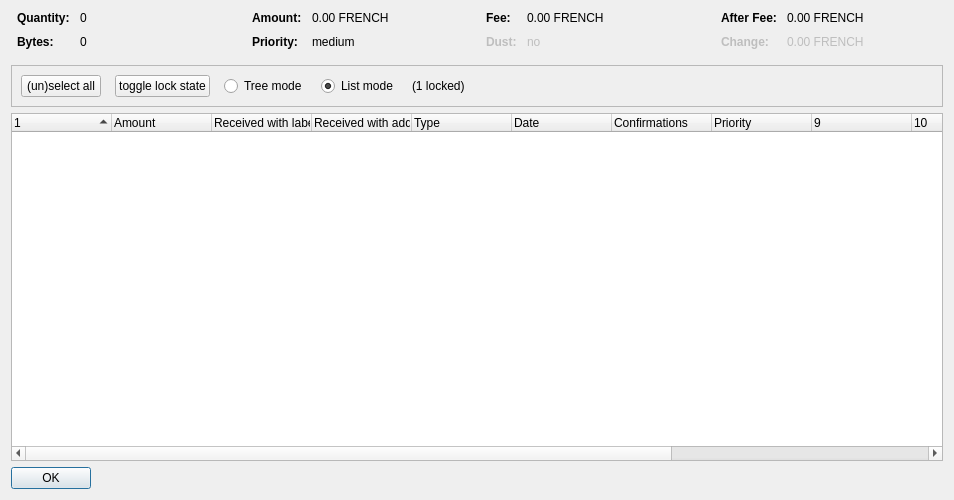
<?xml version="1.0" encoding="UTF-8"?>
<ui version="4.0">
 <class>CoinControlDialog</class>
 <widget class="QDialog" name="CoinControlDialog">
  <property name="geometry">
   <rect>
    <x>0</x>
    <y>0</y>
    <width>954</width>
    <height>500</height>
   </rect>
  </property>
  <property name="windowTitle">
   <string>Coin Selection</string>
  </property>
  <layout class="QVBoxLayout" name="verticalLayout">
   <item>
    <layout class="QHBoxLayout" name="horizontalLayoutTop" stretch="0,0,0,0">
     <property name="topMargin">
      <number>0</number>
     </property>
     <property name="bottomMargin">
      <number>10</number>
     </property>
     <item>
      <layout class="QFormLayout" name="formLayoutCoinControl1">
       <property name="horizontalSpacing">
        <number>10</number>
       </property>
       <property name="verticalSpacing">
        <number>10</number>
       </property>
       <property name="leftMargin">
        <number>6</number>
       </property>
       <property name="rightMargin">
        <number>6</number>
       </property>
       <item row="0" column="0">
        <widget class="QLabel" name="labelCoinControlQuantityText">
         <property name="font">
          <font>
           <weight>75</weight>
           <bold>true</bold>
          </font>
         </property>
         <property name="text">
          <string>Quantity:</string>
         </property>
        </widget>
       </item>
       <item row="0" column="1">
        <widget class="QLabel" name="labelCoinControlQuantity">
         <property name="cursor">
          <cursorShape>IBeamCursor</cursorShape>
         </property>
         <property name="contextMenuPolicy">
          <enum>Qt::ActionsContextMenu</enum>
         </property>
         <property name="text">
          <string notr="true">0</string>
         </property>
         <property name="textInteractionFlags">
          <set>Qt::LinksAccessibleByMouse|Qt::TextSelectableByKeyboard|Qt::TextSelectableByMouse</set>
         </property>
        </widget>
       </item>
       <item row="1" column="0">
        <widget class="QLabel" name="labelCoinControlBytesText">
         <property name="font">
          <font>
           <weight>75</weight>
           <bold>true</bold>
          </font>
         </property>
         <property name="text">
          <string>Bytes:</string>
         </property>
        </widget>
       </item>
       <item row="1" column="1">
        <widget class="QLabel" name="labelCoinControlBytes">
         <property name="cursor">
          <cursorShape>IBeamCursor</cursorShape>
         </property>
         <property name="contextMenuPolicy">
          <enum>Qt::ActionsContextMenu</enum>
         </property>
         <property name="text">
          <string notr="true">0</string>
         </property>
         <property name="textInteractionFlags">
          <set>Qt::LinksAccessibleByMouse|Qt::TextSelectableByKeyboard|Qt::TextSelectableByMouse</set>
         </property>
        </widget>
       </item>
      </layout>
     </item>
     <item>
      <layout class="QFormLayout" name="formLayoutCoinControl2">
       <property name="horizontalSpacing">
        <number>10</number>
       </property>
       <property name="verticalSpacing">
        <number>10</number>
       </property>
       <property name="leftMargin">
        <number>6</number>
       </property>
       <property name="rightMargin">
        <number>6</number>
       </property>
       <item row="0" column="0">
        <widget class="QLabel" name="labelCoinControlAmountText">
         <property name="font">
          <font>
           <weight>75</weight>
           <bold>true</bold>
          </font>
         </property>
         <property name="text">
          <string>Amount:</string>
         </property>
        </widget>
       </item>
       <item row="0" column="1">
        <widget class="QLabel" name="labelCoinControlAmount">
         <property name="cursor">
          <cursorShape>IBeamCursor</cursorShape>
         </property>
         <property name="contextMenuPolicy">
          <enum>Qt::ActionsContextMenu</enum>
         </property>
         <property name="text">
          <string notr="true">0.00 FRENCH</string>
         </property>
         <property name="textInteractionFlags">
          <set>Qt::LinksAccessibleByMouse|Qt::TextSelectableByKeyboard|Qt::TextSelectableByMouse</set>
         </property>
        </widget>
       </item>
       <item row="1" column="0">
        <widget class="QLabel" name="labelCoinControlPriorityText">
         <property name="font">
          <font>
           <weight>75</weight>
           <bold>true</bold>
          </font>
         </property>
         <property name="text">
          <string>Priority:</string>
         </property>
        </widget>
       </item>
       <item row="1" column="1">
        <widget class="QLabel" name="labelCoinControlPriority">
         <property name="cursor">
          <cursorShape>IBeamCursor</cursorShape>
         </property>
         <property name="contextMenuPolicy">
          <enum>Qt::ActionsContextMenu</enum>
         </property>
         <property name="text">
          <string>medium</string>
         </property>
         <property name="textInteractionFlags">
          <set>Qt::LinksAccessibleByMouse|Qt::TextSelectableByKeyboard|Qt::TextSelectableByMouse</set>
         </property>
        </widget>
       </item>
      </layout>
     </item>
     <item>
      <layout class="QFormLayout" name="formLayoutCoinControl3">
       <property name="horizontalSpacing">
        <number>10</number>
       </property>
       <property name="verticalSpacing">
        <number>10</number>
       </property>
       <property name="leftMargin">
        <number>6</number>
       </property>
       <property name="rightMargin">
        <number>6</number>
       </property>
       <item row="0" column="0">
        <widget class="QLabel" name="labelCoinControlFeeText">
         <property name="font">
          <font>
           <weight>75</weight>
           <bold>true</bold>
          </font>
         </property>
         <property name="text">
          <string>Fee:</string>
         </property>
        </widget>
       </item>
       <item row="0" column="1">
        <widget class="QLabel" name="labelCoinControlFee">
         <property name="cursor">
          <cursorShape>IBeamCursor</cursorShape>
         </property>
         <property name="contextMenuPolicy">
          <enum>Qt::ActionsContextMenu</enum>
         </property>
         <property name="text">
          <string notr="true">0.00 FRENCH</string>
         </property>
         <property name="textInteractionFlags">
          <set>Qt::LinksAccessibleByMouse|Qt::TextSelectableByKeyboard|Qt::TextSelectableByMouse</set>
         </property>
        </widget>
       </item>
       <item row="1" column="0">
        <widget class="QLabel" name="labelCoinControlLowOutputText">
         <property name="enabled">
          <bool>false</bool>
         </property>
         <property name="font">
          <font>
           <weight>75</weight>
           <bold>true</bold>
          </font>
         </property>
         <property name="text">
          <string>Dust:</string>
         </property>
        </widget>
       </item>
       <item row="1" column="1">
        <widget class="QLabel" name="labelCoinControlLowOutput">
         <property name="enabled">
          <bool>false</bool>
         </property>
         <property name="cursor">
          <cursorShape>IBeamCursor</cursorShape>
         </property>
         <property name="contextMenuPolicy">
          <enum>Qt::ActionsContextMenu</enum>
         </property>
         <property name="text">
          <string>no</string>
         </property>
         <property name="textInteractionFlags">
          <set>Qt::LinksAccessibleByMouse|Qt::TextSelectableByKeyboard|Qt::TextSelectableByMouse</set>
         </property>
        </widget>
       </item>
      </layout>
     </item>
     <item>
      <layout class="QFormLayout" name="formLayoutCoinControl4">
       <property name="horizontalSpacing">
        <number>10</number>
       </property>
       <property name="verticalSpacing">
        <number>10</number>
       </property>
       <property name="leftMargin">
        <number>6</number>
       </property>
       <property name="rightMargin">
        <number>6</number>
       </property>
       <item row="0" column="0">
        <widget class="QLabel" name="labelCoinControlAfterFeeText">
         <property name="font">
          <font>
           <weight>75</weight>
           <bold>true</bold>
          </font>
         </property>
         <property name="text">
          <string>After Fee:</string>
         </property>
        </widget>
       </item>
       <item row="0" column="1">
        <widget class="QLabel" name="labelCoinControlAfterFee">
         <property name="cursor">
          <cursorShape>IBeamCursor</cursorShape>
         </property>
         <property name="contextMenuPolicy">
          <enum>Qt::ActionsContextMenu</enum>
         </property>
         <property name="text">
          <string notr="true">0.00 FRENCH</string>
         </property>
         <property name="textInteractionFlags">
          <set>Qt::LinksAccessibleByMouse|Qt::TextSelectableByKeyboard|Qt::TextSelectableByMouse</set>
         </property>
        </widget>
       </item>
       <item row="1" column="0">
        <widget class="QLabel" name="labelCoinControlChangeText">
         <property name="enabled">
          <bool>false</bool>
         </property>
         <property name="font">
          <font>
           <weight>75</weight>
           <bold>true</bold>
          </font>
         </property>
         <property name="text">
          <string>Change:</string>
         </property>
        </widget>
       </item>
       <item row="1" column="1">
        <widget class="QLabel" name="labelCoinControlChange">
         <property name="enabled">
          <bool>false</bool>
         </property>
         <property name="cursor">
          <cursorShape>IBeamCursor</cursorShape>
         </property>
         <property name="contextMenuPolicy">
          <enum>Qt::ActionsContextMenu</enum>
         </property>
         <property name="text">
          <string notr="true">0.00 FRENCH</string>
         </property>
         <property name="textInteractionFlags">
          <set>Qt::LinksAccessibleByMouse|Qt::TextSelectableByKeyboard|Qt::TextSelectableByMouse</set>
         </property>
        </widget>
       </item>
      </layout>
     </item>
    </layout>
   </item>
   <item>
    <widget class="QFrame" name="frame">
     <property name="minimumSize">
      <size>
       <width>0</width>
       <height>40</height>
      </size>
     </property>
     <property name="frameShape">
      <enum>QFrame::StyledPanel</enum>
     </property>
     <property name="frameShadow">
      <enum>QFrame::Sunken</enum>
     </property>
     <layout class="QHBoxLayout" name="horizontalLayout">
      <item>
       <layout class="QHBoxLayout" name="horizontalLayoutPanel" stretch="0,0,0,0,0,0">
        <property name="spacing">
         <number>14</number>
        </property>
        <item>
         <widget class="QPushButton" name="pushButtonSelectAll">
          <property name="sizePolicy">
           <sizepolicy hsizetype="Maximum" vsizetype="Fixed">
            <horstretch>0</horstretch>
            <verstretch>0</verstretch>
           </sizepolicy>
          </property>
          <property name="text">
           <string>(un)select all</string>
          </property>
          <property name="autoDefault">
           <bool>false</bool>
          </property>
         </widget>
        </item>
        <item>
         <widget class="QPushButton" name="pushButtonToggleLock">
          <property name="sizePolicy">
           <sizepolicy hsizetype="Maximum" vsizetype="Fixed">
            <horstretch>0</horstretch>
            <verstretch>0</verstretch>
           </sizepolicy>
          </property>
          <property name="text">
           <string>toggle lock state</string>
          </property>
          <property name="autoDefault">
           <bool>false</bool>
          </property>
         </widget>
        </item>
        <item>
         <widget class="QRadioButton" name="radioTreeMode">
          <property name="sizePolicy">
           <sizepolicy hsizetype="Maximum" vsizetype="Fixed">
            <horstretch>0</horstretch>
            <verstretch>0</verstretch>
           </sizepolicy>
          </property>
          <property name="text">
           <string>Tree mode</string>
          </property>
         </widget>
        </item>
        <item>
         <widget class="QRadioButton" name="radioListMode">
          <property name="sizePolicy">
           <sizepolicy hsizetype="Maximum" vsizetype="Fixed">
            <horstretch>0</horstretch>
            <verstretch>0</verstretch>
           </sizepolicy>
          </property>
          <property name="text">
           <string>List mode</string>
          </property>
          <property name="checked">
           <bool>true</bool>
          </property>
         </widget>
        </item>
        <item>
         <widget class="QLabel" name="labelLocked">
          <property name="text">
           <string>(1 locked)</string>
          </property>
         </widget>
        </item>
        <item>
         <spacer name="horizontalSpacer">
          <property name="orientation">
           <enum>Qt::Horizontal</enum>
          </property>
          <property name="sizeHint" stdset="0">
           <size>
            <width>40</width>
            <height>20</height>
           </size>
          </property>
         </spacer>
        </item>
       </layout>
      </item>
     </layout>
    </widget>
   </item>
   <item>
    <widget class="CoinControlTreeWidget" name="treeWidget">
     <property name="contextMenuPolicy">
      <enum>Qt::CustomContextMenu</enum>
     </property>
     <property name="sortingEnabled">
      <bool>false</bool>
     </property>
     <property name="columnCount">
      <number>13</number>
     </property>
     <attribute name="headerShowSortIndicator" stdset="0">
      <bool>true</bool>
     </attribute>
     <attribute name="headerStretchLastSection">
      <bool>false</bool>
     </attribute>
     <column>
      <property name="text">
       <string/>
      </property>
     </column>
     <column>
      <property name="text">
       <string>Amount</string>
      </property>
     </column>
     <column>
      <property name="text">
       <string>Received with label</string>
      </property>
     </column>
     <column>
      <property name="text">
       <string>Received with address</string>
      </property>
     </column>
     <column>
      <property name="text">
	<string>Type</string>
      </property>
     </column>
     <column>
      <property name="text">	 
       <string>Date</string>
      </property>
     </column>
     <column>
      <property name="text">
       <string>Confirmations</string>
      </property>
      <property name="toolTip">
       <string>Confirmed</string>
      </property>
     </column>
     <column>
      <property name="text">
       <string>Priority</string>
      </property>
     </column>
     <column>
      <property name="text">
       <string/>
      </property>
     </column>
     <column>
      <property name="text">
       <string/>
      </property>
     </column>
     <column>
      <property name="text">
       <string/>
      </property>
     </column>
     <column>
      <property name="text">
       <string/>
      </property>
     </column>
     <column>
      <property name="text">
       <string/>
      </property>
     </column>
    </widget>
   </item>
   <item>
    <widget class="QDialogButtonBox" name="buttonBox">
     <property name="sizePolicy">
      <sizepolicy hsizetype="Maximum" vsizetype="Fixed">
       <horstretch>0</horstretch>
       <verstretch>0</verstretch>
      </sizepolicy>
     </property>
     <property name="orientation">
      <enum>Qt::Horizontal</enum>
     </property>
     <property name="standardButtons">
      <set>QDialogButtonBox::Ok</set>
     </property>
    </widget>
   </item>
  </layout>
 </widget>
 <customwidgets>
  <customwidget>
   <class>CoinControlTreeWidget</class>
   <extends>QTreeWidget</extends>
   <header>coincontroltreewidget.h</header>
  </customwidget>
 </customwidgets>
 <resources/>
 <connections/>
</ui>
